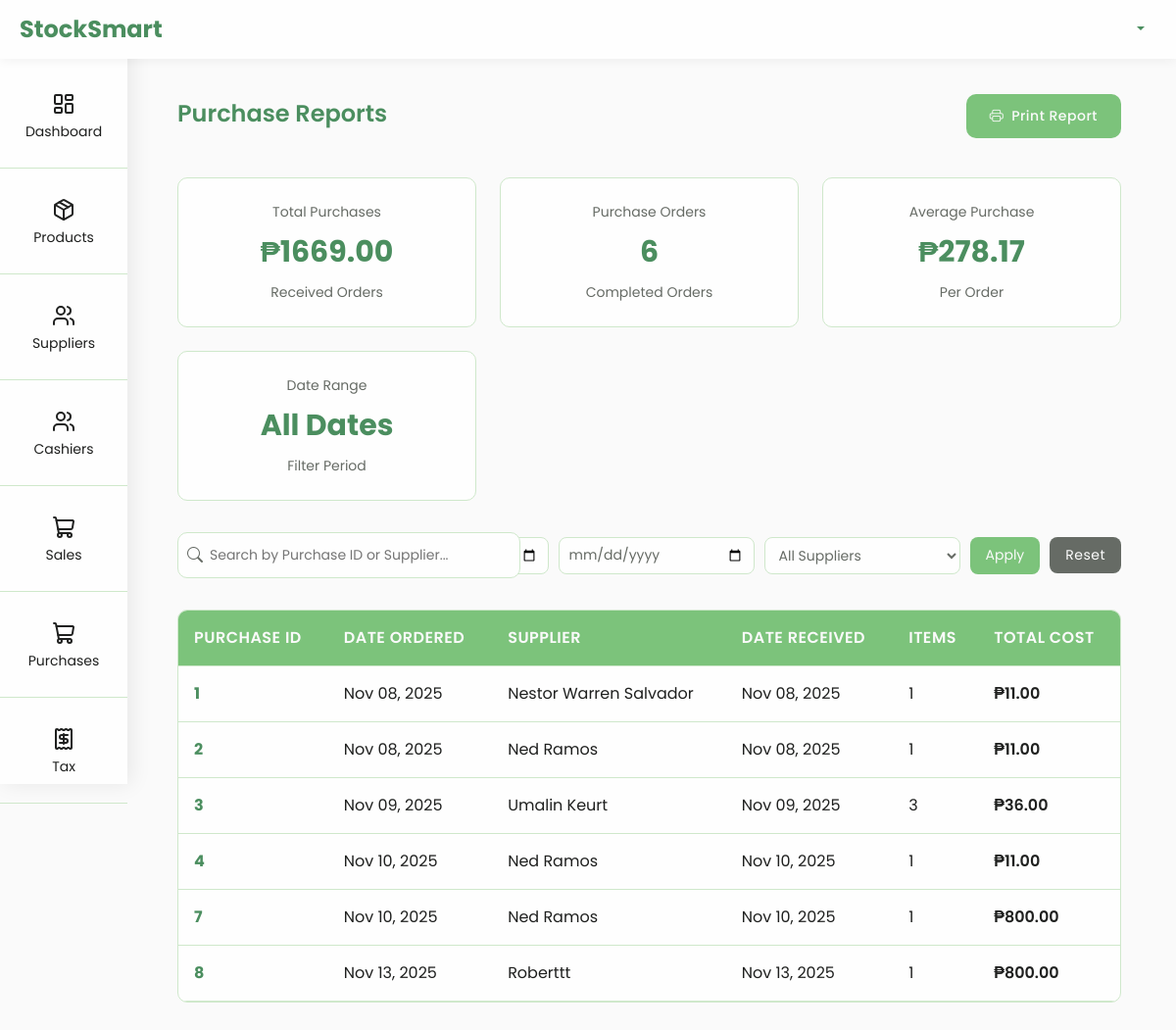
Screenshot of /purchases/reports/ with the database file from the repository.
### pages/models.py (models this page shows)
class PurchaseOrder(models.Model):
    supplier_name = models.CharField(max_length=100)
    expected_date = models.DateField()
    date_created = models.DateTimeField(auto_now_add=True)
    status = models.CharField(max_length=20, default='Pending')
    total_cost = models.FloatField(default=0)

### pages/views.py (the view, shortened to what this page needs)
# urls.py: path('purchases/reports/', views.purchase_reports, name='purchase_reports'),
def purchase_reports(request):
    purchase_orders = PurchaseOrder.objects.filter(status='Received')
    search = request.GET.get('search')
    if search:
        purchase_orders = purchase_orders.filter(
            Q(id__icontains=search) |
            Q(supplier_name__icontains=search)
        )
    date_from = request.GET.get('date_from')
    date_to = request.GET.get('date_to')
    supplier = request.GET.get('supplier')
    if supplier:
        purchase_orders = purchase_orders.filter(supplier_name=supplier)
    total_purchases = sum(po.total_cost for po in purchase_orders)
    total_orders = purchase_orders.count()
    average_purchase = total_purchases / total_orders if total_orders > 0 else 0
    suppliers = PurchaseOrder.objects.filter(status='Received').values_list('supplier_name', flat=True).distinct()
    context = {
        'purchase_orders': purchase_orders,
        'total_purchases': total_purchases,
        'total_orders': total_orders,
        'average_purchase': average_purchase,
        'date_from': date_from,
        'date_to': date_to,
        'search': search,
        'supplier': supplier,
        'suppliers': suppliers,
    }
    return render(request, 'admin/purchase_reports.html', context)

### pages/templates/admin/purchase_reports.html (shortened to what this page needs)
{% extends 'navigation/navbar.html' %}
{% load static %}
{% block content %}
<div class="products-container">
    <div class="page-header d-flex align-items-center justify-content-between">
        <h1 class="page-title">Purchase Reports</h1>
        <div class="reports-actions">
            <a href="{% url 'pages:print_purchase_report' %}?{{ request.GET.urlencode }}" class="btn-primary" target="_blank">
                <i class="bi bi-printer"></i>
                Print Report
            </a>
        </div>
    </div>
    <div class="stats-grid">
        <div class="stat-card">
            <div class="stat-label">Total Purchases</div>
            <div class="stat-value">₱{{ total_purchases|floatformat:2 }}</div>
            <div class="stat-label">Received Orders</div>
        </div>
        <div class="stat-card">
            <div class="stat-label">Purchase Orders</div>
            <div class="stat-value">{{ total_orders }}</div>
            <div class="stat-label">Completed Orders</div>
        </div>
        <div class="stat-card">
            <div class="stat-label">Average Purchase</div>
            <div class="stat-value">₱{{ average_purchase|floatformat:2 }}</div>
            <div class="stat-label">Per Order</div>
        </div>
        <div class="stat-card">
            <div class="stat-label">Date Range</div>
            <div class="stat-value">
                {% if date_from or date_to %}
                    {{ date_from|default:"Start" }} to {{ date_to|default:"End" }}
                {% else %}
                    All Dates
                {% endif %}
            </div>
            <div class="stat-label">Filter Period</div>
        </div>
    </div>
    <div class="controls-bar">
        <form method="GET" class="filters-form">
            <div class="search-wrapper">
                <i class="bi bi-search"></i>
                <input type="text" name="search" placeholder="Search by Purchase ID or Supplier..." value="{{ search|default:'' }}">
            </div>
            <div class="filter-group">
                <input type="date" class="filter-select" name="date_to" value="{{ date_to|default:'' }}">
                <select name="supplier" class="filter-select">
                    <option value="">All Suppliers</option>
                </select>
                <button type="submit" class="btn btn-filter">
                    Apply
                </button>
                <a href="{% url 'pages:purchase_reports' %}" class="btn-action btn-view">
                    Reset
                </a>
            </div>
        </form>
    </div>
    <div class="table-wrapper">
        {% if purchase_orders %}
        <table class="sales-table">
            <thead>
                <tr>
                    <th>Purchase ID</th>
                    <th>Date Ordered</th>
                    <th>Supplier</th>
                    <th>Date Received</th>
                    <th>Items</th>
                    <th>Total Cost</th>
                </tr>
            </thead>
            <tbody>
                {% for po in purchase_orders %}
                <tr>
                    <td class="invoice-number">{{ po.id }}</td>
                    <td>{{ po.date_created|date:"M d, Y" }}</td>
                    <td>{{ po.supplier_name }}</td>
                    <td>
                        {% if po.date_received %}
                            {{ po.date_received|date:"M d, Y" }}
                        {% else %}
                            {{ po.date_created|date:"M d, Y" }}
                        {% endif %}
                    </td>
                    <td>{{ po.purchaseitem_set.count }}</td>
                    <td class="amount">₱{{ po.total_cost|floatformat:2 }}</td>
                </tr>
                {% endfor %}
            </tbody>
        </table>
        {% else %}
        <div class="no-data">
            <i class="bi bi-graph-up" style="font-size: 3rem; opacity: 0.5; margin-bottom: 1rem;"></i>
            <h3>No purchase data found</h3>
            <p>No received purchase records match your current filters.</p>
        </div>
        {% endif %}
    </div>
</div>
<link rel="stylesheet" href="https://cdn.jsdelivr.net/npm/bootstrap-icons@1.10.0/font/bootstrap-icons.css">
{% endblock %}

### pages/static/css/productpage.css (style rules this page uses)
:root { --font-heading: 'Poppins', sans-serif; --font-body: 'Roboto', sans-serif; --primary-bg: #fafafa; --secondary-bg: #e6efe3; --sidebar-bg: #fefefe; --header-bg: #fefefe; --text-primary: #1f201f; --text-secondary: #666b65; --accent-green: #7cc37b; --accent-green-light: #cfe8cb; --accent-green-dark: #4b8e5f; --border: #d2d8cf; --alert-red: #e5534b; --alert-red-light: #f7d6d3; --alert-red-dark: #b7322c; font-size: 16px; --fs-xs: 0.75rem; --fs-sm: 0.875rem; --fs-base: 1rem; --fs-lg: 1.125rem; --fs-xl: 1.25rem; --fs-2xl: 1.5rem; --fs-3xl: 1.875rem; --fs-4xl: 2.25rem; --fs-5xl: 3rem; --fs-6xl: 4rem; --fs-fluid-sm: clamp(0.875rem, 0.8vw, 1rem); --fs-fluid-md: clamp(1rem, 1vw, 1.25rem); --fs-fluid-lg: clamp(1.5rem, 2vw, 2.25rem); --fs-fluid-xl: clamp(2rem, 3vw, 3rem); --fs-fluid-xxl: clamp(3rem, 5vw, 5rem); --lh-tight: 1.2; --lh-normal: 1.5; --lh-relaxed: 1.7; --fw-regular: 400; --fw-medium: 500; --fw-semibold: 600; --fw-bold: 700; }
* { padding: 0; margin: 0; box-sizing: border-box; font-family: var(--font-heading); }
.products-container { max-width: 1700px; margin: 0 auto; padding: 1rem 1.5rem; }
.page-header { display: flex; justify-content: space-between; align-items: center; margin-bottom: 2.5rem; }
.page-title { font-size: var(--fs-2xl); font-weight: var(--fw-semibold); color: var(--accent-green-dark); margin-bottom: 0.25rem; }
.controls-bar { display: flex; justify-content: space-between; align-items: flex-end; gap: 2rem; margin-bottom: 2rem; flex-wrap: wrap; }
.search-wrapper { flex: 0 1 400px; min-width: 300px; max-width: 400px; }
.search-wrapper i { position: absolute; left: 1rem; top: 50%; transform: translateY(-50%); color: var(--text-secondary); }
.search-wrapper input { width: 100%; padding: 0.75rem 1rem 0.75rem 2.75rem; border: 1px solid var(--accent-green-light); border-radius: 10px; background: var(--sidebar-bg); font-size: var(--fs-sm); transition: all 0.2s; color: var(--text-secondary); }
.filter-group { display: flex; flex: 0 1 400px; min-width: 300px; max-width: 400px; justify-content: flex-end; }
.filter-select { padding: 0.755rem 1rem; border: 1px solid var(--accent-green-light); border-radius: 10px; font-size: var(--fs-sm); cursor: pointer; background: var(--header-bg); flex: 1; min-width: 200px; color: var(--text-secondary); }
.btn-action { flex: 1; display: flex; align-items: center; justify-content: center; padding: 0.65rem; border-radius: 10px; font-size: var(--fs-sm); cursor: pointer; transition: all 0.2s; border: none; text-decoration: none; transition: background-color 0.3s ease; font-weight: var(--medium); letter-spacing: 0.5px; font-family: var(--font-heading); }
.btn-primary, .btn-secondary { display: inline-flex; align-items: center; gap: 0.5rem; padding: 0.75rem 1.5rem; border-radius: 10px; font-weight: var(--fw-medium); font-size: var(--fs-sm); letter-spacing: 0.5px; font-family: var(--font-heading); cursor: pointer; transition: all 0.2s; border: none; text-decoration: none; }
.btn-primary { background: var(--accent-green); color: var(--primary-bg); }
@media (max-width: 1200px) { .controls-bar { gap: 1.5rem; } }
@media (max-width: 1200px) { .search-wrapper { flex: 1; min-width: 250px; max-width: 350px; } }
@media (max-width: 1200px) { .filter-group { min-width: 250px; max-width: 350px; } }

### pages/static/css/header&footer.css (style rules this page uses)
:root { --font-heading: 'Poppins', sans-serif; --font-body: 'Roboto', sans-serif; --primary-bg: #fafafa; --secondary-bg: #e6efe3; --sidebar-bg: #fefefe; --header-bg: #fefefe; --text-primary: #1f201f; --text-secondary: #666b65; --accent-green: #7cc37b; --accent-green-light: #cfe8cb; --accent-green-dark: #4b8e5f; --border: #d2d8cf; }
body { min-height: 100vh; font-family: var(--font-body); background: var(--primary-bg); color: var(--text-primary); display: flex; flex-direction: column; }

### rows the page displays
PurchaseOrder: id "1", date_created "Nov 08, 2025", supplier_name "Nestor Warren Salvador", purchaseitem_set.count "1", total_cost "11.00"
PurchaseOrder: id "2", date_created "Nov 08, 2025", supplier_name "Ned Ramos", purchaseitem_set.count "1", total_cost "11.00"
PurchaseOrder: id "3", date_created "Nov 09, 2025", supplier_name "Umalin Keurt", purchaseitem_set.count "3", total_cost "36.00"
PurchaseOrder: id "4", date_created "Nov 10, 2025", supplier_name "Ned Ramos", purchaseitem_set.count "1", total_cost "11.00"
PurchaseOrder: id "7", date_created "Nov 10, 2025", supplier_name "Ned Ramos", purchaseitem_set.count "1", total_cost "800.00"
PurchaseOrder: id "8", date_created "Nov 13, 2025", supplier_name "Roberttt", purchaseitem_set.count "1", total_cost "800.00"

### other values shown
{{ total_purchases|floatformat:2 }} "1669.00"
{{ total_orders }} "6"
{{ average_purchase|floatformat:2 }} "278.17"
